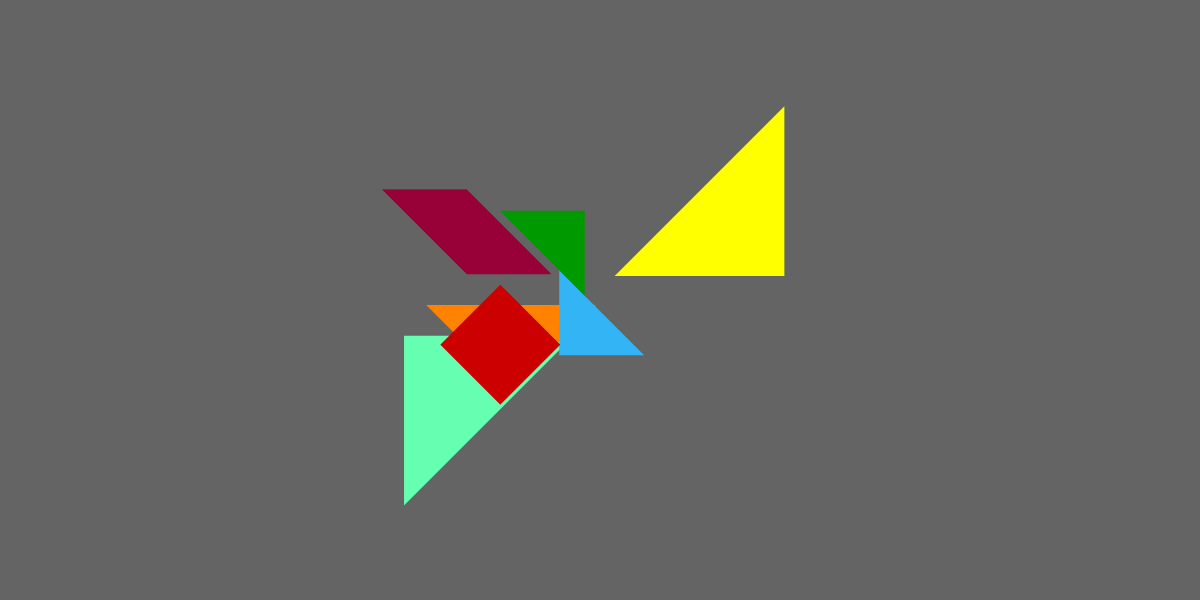
Frame 1 (no input)
Frame 60 (the mouse pressed at the canvas centre just before this capture): identical to frame 1, image omitted
Frame 120 (the mouse held since frame 60 and released just before this capture): identical to frame 1, image omitted

The Processing sketch that drew this single still picture (run headless with seeded random() and noise(); from frame 60 on, the mouse is pressed at the canvas centre):

// Processing sketch: Tangram
// ── Tangram.pde
/* COLORES */
                    
    color fondo      = color(100, 100, 100), 
          amarillo   = color(255, 255, 0),
          aguamarina = color(102, 255, 178),
          naranja    = color(255, 130, 0),
          azul       = color(50, 180, 245),
          verde      = color(0, 153, 0),
          rojo       = color(204, 0, 0),
          morado     = color(152, 0, 56);
  
 /* TRANSFORMACIONES */
 
   int ctrlMov;
   
   float xMedioTriGrande1 = random(550, 650),
         yMedioTriGrande1 = random(250, 350),
         xTriGrande1,
         yTriGrande1,
         rAproxTriGrande1 = random(1,8);
   int rTriGrande1 = (int) rAproxTriGrande1;
   
   float xMedioTriGrande2 = random(550, 650),
         yMedioTriGrande2 = random(250, 350),
         xTriGrande2,
         yTriGrande2,
         rAproxTriGrande2 = random(1,8);
   int rTriGrande2 = (int) rAproxTriGrande2;
   
   float xMedioTriMediano = random(550, 650),
         yMedioTriMediano = random(250, 350),
         xTriMediano,
         yTriMediano,
         rAproxTriMediano = random(1,8);
   int rTriMediano = (int) rAproxTriMediano;
   
   float xMedioTriPequeno1 = random(550, 650),
         yMedioTriPequeno1 = random(250, 350),
         xTriPequeno1,
         yTriPequeno1,
         rAproxTriPequeno1 = random(1,8);
   int rTriPequeno1 = (int) rAproxTriPequeno1;

   float xMedioTriPequeno2 = random(550, 650),
         yMedioTriPequeno2 = random(250, 350),
         xTriPequeno2,
         yTriPequeno2,
         rAproxTriPequeno2 = random(1,8);
   int rTriPequeno2 = (int) rAproxTriPequeno2;
   
   float xMedioCuadrado = random(550, 650),
         yMedioCuadrado = random(250, 350),
         xCuadrado, 
         yCuadrado,
         rAproxCuadrado = random(1,8);
   int rCuadrado = (int) rAproxCuadrado;
   
   float xMedioTrapezoide = random(550, 650),
         yMedioTrapezoide = random(250, 350),
         xTrapezoide,
         yTrapezoide,
         rAproxTrapezoide = random(1,8);
   int rTrapezoide = (int) rAproxTrapezoide;


void setup(){
  size(1200, 600);
  noStroke();
}

void draw(){
  
    background(fondo);
  
 /* FIGURAS */
    
    // Triángulo Grande 1
      pushStyle();
      pushMatrix();
        translate (xMedioTriGrande1 + xTriGrande1,
                   yMedioTriGrande1 + yTriGrande1);
        rotate (rTriGrande1*radians(45));
        scale(0.5);
        fill (amarillo);
        triangle (0, 0, 480, 0, 240, 240);
      popStyle();
      popMatrix();
    
    // Triángulo Grande 2
      pushStyle();
      pushMatrix();
        translate (xMedioTriGrande2 + xTriGrande2,
                   yMedioTriGrande2 + yTriGrande2);
        rotate (rTriGrande2*radians(45));
        scale(0.5);
        fill (aguamarina);
        triangle (0, 0, 480, 0, 240, 240);
      popStyle();
      popMatrix();
      
    // Triángulo Mediano
      pushStyle();
      pushMatrix();
        translate (xMedioTriMediano + xTriMediano,
                   yMedioTriMediano + yTriMediano);
        rotate (rTriMediano*radians(45));
        scale(0.5);
        fill (naranja);
        triangle (0, 0, 240, 0, 240, 240);
      popStyle();
      popMatrix();
      
    // Triángulo Pequeño 1
      pushStyle();
      pushMatrix();
        translate (xMedioTriPequeno1 + xTriPequeno1,
                   yMedioTriPequeno1 + yTriPequeno1);
        rotate (rTriPequeno1*radians(45));
        scale(0.5);
        fill (azul);
        triangle (0, 0, 240, 0, 120, 120);
      popStyle();
      popMatrix();
      
    // Triángulo Pequeño 2
      pushStyle();
      pushMatrix();
        translate (xMedioTriPequeno2 + xTriPequeno2, 
                   yMedioTriPequeno2 + yTriPequeno2);
        rotate (rTriPequeno2*radians(45));
        scale(0.5);
        fill (verde);
        triangle (0, 0, 240, 0, 120, 120);
      popStyle();
      popMatrix();
      
    // Cuadrado
      pushStyle();
      pushMatrix();
        translate (xMedioCuadrado + xCuadrado,
                   yMedioCuadrado + yCuadrado);
        rotate (rCuadrado*radians(45));
        scale(0.5);
        fill (rojo);
        rect (0, 0, sqrt(28800), sqrt(28800));
      popStyle();
      popMatrix();
      
    // Trapezoide
      pushStyle();
      pushMatrix();
        translate (xMedioTrapezoide + xTrapezoide,
                   yMedioTrapezoide + yTrapezoide);
        rotate (rTrapezoide*radians(45));
        scale(0.5);
        fill (morado);
        quad (0, 0, 120, 120, 120, 360, 0, 240);
      popStyle();
      popMatrix();
  
  /* MOVIMIENTO */
  
    // Triángulo Grande 1
  
      if (mousePressed && mouseButton == LEFT && (ctrlMov == 1)){
        xTriGrande1 += mouseX-pmouseX;
        yTriGrande1 += mouseY-pmouseY;
      }
      
    // Triángulo Grande 2
  
      if (mousePressed && mouseButton == LEFT && (ctrlMov == 2)){
        xTriGrande2 += mouseX-pmouseX;
        yTriGrande2 += mouseY-pmouseY;
      }
      
    // Triángulo Mediano
  
      if (mousePressed && mouseButton == LEFT && (ctrlMov == 3)){
        xTriMediano += mouseX-pmouseX;
        yTriMediano += mouseY-pmouseY;
      }
      
    // Triángulo Pequeño 1
  
      if (mousePressed && mouseButton == LEFT && (ctrlMov == 4)){
        xTriPequeno1 += mouseX-pmouseX;
        yTriPequeno1 += mouseY-pmouseY;
      }
      
    // Triángulo Pequeño 2
  
      if (mousePressed && mouseButton == LEFT && (ctrlMov == 5)){
        xTriPequeno2 += mouseX-pmouseX;
        yTriPequeno2 += mouseY-pmouseY;
      }
      
    // Cuadrado
  
      if (mousePressed && mouseButton == LEFT && (ctrlMov == 6)){
        xCuadrado += mouseX-pmouseX;
        yCuadrado += mouseY-pmouseY;
      }
      
    // Trapezoide
  
      if (mousePressed && mouseButton == LEFT && (ctrlMov == 7)){
        xTrapezoide += mouseX-pmouseX;
        yTrapezoide += mouseY-pmouseY;
      }
};
        
  void mousePressed(){
    int colorMouse = get(mouseX, mouseY);
    if (mouseButton == LEFT && colorMouse == fondo){
      ctrlMov = 0;
    }
    if (mouseButton == LEFT && colorMouse == amarillo){
      ctrlMov = 1;
    }
    if (mouseButton == LEFT && colorMouse == aguamarina){
      ctrlMov = 2;
    }
    if (mouseButton == LEFT && colorMouse == naranja){
      ctrlMov = 3;
    }
    if (mouseButton == LEFT && colorMouse == azul){
      ctrlMov = 4;
    }
    if (mouseButton == LEFT && colorMouse == verde){
      ctrlMov = 5;
    }
    if (mouseButton == LEFT && colorMouse == rojo){
      ctrlMov = 6;
    }
    if (mouseButton == LEFT && colorMouse == morado){
      ctrlMov = 7;
    }
  }
  
/* RESET - PIEZA FUERA DEL CANVAS */
  
  void mouseReleased(){
    if (xTriGrande1 < 0      - xMedioTriGrande1 ||
        xTriGrande1 > width  - xMedioTriGrande1 ||
        yTriGrande1 < 0      - yMedioTriGrande1 ||
        yTriGrande1 > height - yMedioTriGrande1){
          xTriGrande1 = 0;
          yTriGrande1 = 0;
          rTriGrande1 = int(random(0,8));
    }
    if (xTriGrande2 < 0      - xMedioTriGrande2 ||
        xTriGrande2 > width  - xMedioTriGrande2 ||
        yTriGrande2 < 0      - yMedioTriGrande2 ||
        yTriGrande2 > height - yMedioTriGrande2){
          xTriGrande2 = 0;
          yTriGrande2 = 0;
          rTriGrande2 = int(random(0,8));
    }
    if (xTriMediano < 0      - xMedioTriMediano ||
        xTriMediano > width  - xMedioTriMediano ||
        yTriMediano < 0      - yMedioTriMediano ||
        yTriMediano > height - yMedioTriMediano){
          xTriMediano = 0;
          yTriMediano = 0;
          rTriMediano = int(random(0,8));
    }
    if (xTriPequeno1 < 0      - xMedioTriPequeno1 ||
        xTriPequeno1 > width  - xMedioTriPequeno1 ||
        yTriPequeno1 < 0      - yMedioTriPequeno1 ||
        yTriPequeno1 > height - yMedioTriPequeno1){
          xTriPequeno1 = 0;
          yTriPequeno1 = 0;
          rTriPequeno1 = int(random(0,8));
    }
    if (xTriPequeno2 < 0      - xMedioTriPequeno2 ||
        xTriPequeno2 > width  - xMedioTriPequeno2 ||
        yTriPequeno2 < 0      - yMedioTriPequeno2 ||
        yTriPequeno2 > height - yMedioTriPequeno2){
          xTriPequeno2 = 0;
          yTriPequeno2 = 0;
          rTriPequeno2 = int(random(0,8));
    }
    if (xCuadrado < 0      - xMedioCuadrado ||
        xCuadrado > width  - xMedioCuadrado ||
        yCuadrado < 0      - yMedioCuadrado ||
        yCuadrado > height - yMedioCuadrado){
          xCuadrado = 0;
          yCuadrado = 0;
          rCuadrado = int(random(0,8));
    }
    if (xTrapezoide < 0      - xMedioTrapezoide ||
        xTrapezoide > width  - xMedioTrapezoide ||
        yTrapezoide < 0      - yMedioTrapezoide ||
        yTrapezoide > height - yMedioTrapezoide){
          xTrapezoide = 0;
          yTrapezoide = 0;
          rTrapezoide = int(random(0,8));
    }
  }

/* ROTACIÓN */

  void mouseClicked(){
    int colorMouse = get(mouseX, mouseY);
    if (mouseButton == RIGHT && colorMouse == amarillo){
      rTriGrande1 = (rTriGrande1+1)%8;
    }
    if (mouseButton == RIGHT && colorMouse == aguamarina){
      rTriGrande2 = (rTriGrande2+1)%8;
    }
    if (mouseButton == RIGHT && colorMouse == naranja){
      rTriMediano = (rTriMediano+1)%8;
    }
    if (mouseButton == RIGHT && colorMouse == azul){
      rTriPequeno1 = (rTriPequeno1+1)%8;
    }
    if (mouseButton == RIGHT && colorMouse == verde){
      rTriPequeno2 = (rTriPequeno2+1)%8;
    }
    if (mouseButton == RIGHT && colorMouse == rojo){
      rCuadrado = (rCuadrado+1)%8;
    }
    if (mouseButton == RIGHT && colorMouse == morado){
      rTrapezoide = (rTrapezoide+1)%8;
    }
  }
